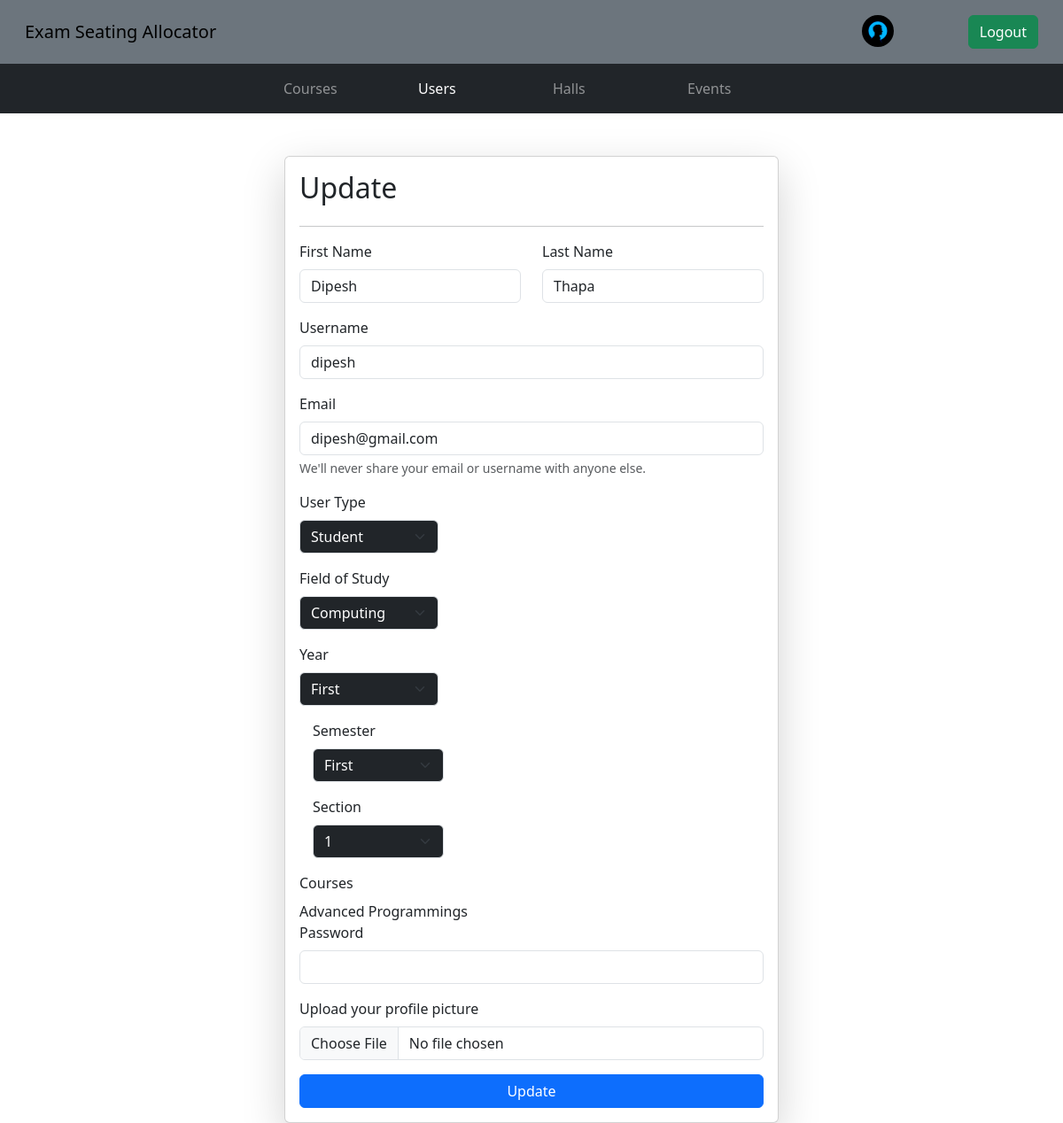
The app's page /update_user/30 (signed in), older data.
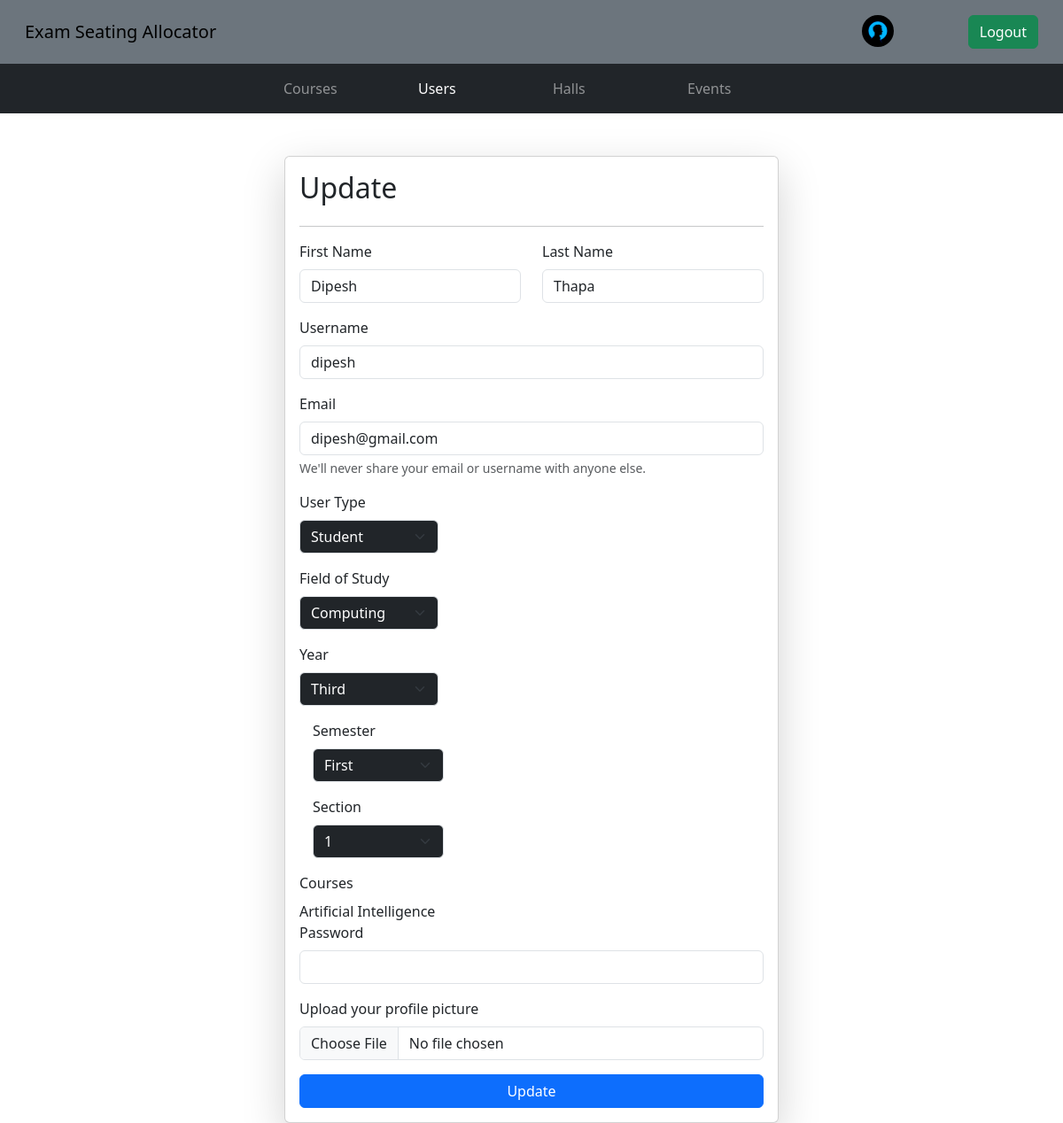
The same page, newer data.
### api/models.py (models this page shows)
class User(AbstractUser):
    user_type = models.CharField(max_length=20, choices=USER_TYPES)
    user_image = models.ImageField(
        upload_to="Users",
    )
    groups = models.ManyToManyField(Group, related_name="api_users")
    user_permissions = models.ManyToManyField(Permission, related_name="api_users")

class Student(models.Model):
    user = models.OneToOneField(User, on_delete=models.CASCADE)
    fieldofstudy = models.CharField(
        max_length=20, choices=FIELDOFSTUDY, default="computing"
    )
    year = models.CharField(max_length=20, choices=YEAR, default="first")
    semester = models.CharField(max_length=20, choices=SEMESTER, default="first")
    courses = models.ManyToManyField(Course, related_name="students")
    section = models.CharField(max_length=20, blank=True)

class Course(models.Model):
    name = models.CharField(max_length=100)
    fieldofstudy = models.CharField(
        max_length=20, choices=FIELDOFSTUDY, default="computing"
    )
    year = models.CharField(max_length=20, choices=YEAR, default="first")
    semester = models.CharField(max_length=20, choices=SEMESTER, default="first")

### api/views.py (the view, shortened to what this page needs)
# urls.py: path("update_user/<id>", update_user, name="update_user"),
@login_required(login_url="login_page")
@user_passes_test(is_admin, login_url="login_page")
def update_user(request, id):
    userdetails = User.objects.get(id=id)
    allCourses = Course.objects.all()
    if userdetails.user_type == "student":
        studentdetails = Student.objects.get(user=userdetails)
        courses = studentdetails.courses.all()
        students = Student.objects.filter(
            fieldofstudy=studentdetails.fieldofstudy,
            year=studentdetails.year,
            semester=studentdetails.semester,
        )
        sections = students.values("section").distinct()
        sections = sections.exclude(section=studentdetails.section)
    else:
        studentdetails = None
        courses = None
        sections = None
    context = {
        "homeurl": "admin_home",
        "page_url": "user",
        "userdetails": userdetails,
        "studentdetails": studentdetails,
        "studentcourses": courses,
        "allCourses": allCourses,
        "sections": sections,
        "style": "updateuser",
        "jslink": "updateuser",
    }
    return render(request, "adminUpdataUsers.html", context)

### api/views.py (called while the page is built)
def is_admin(user):
    return user.groups.filter(name="RTEs").exists()

### api/templates/adminUpdataUsers.html (shortened to what this page needs)
{%extends "base.html"%} {%block start%}
<div class="container mt-5">
  <form
    class="col-6 mx-auto card p-3 shadow-lg"
    method="post"
    enctype="multipart/form-data"
  >
    <h2>Update</h2>
    <hr />
    <div class="row">
      <div class="col-md-6 mb-3">
        <label for="InputFirstName" class="form-label">First Name</label>
        <input
          type="text"
          class="form-control"
          id="InputFirstName"
          name="firstname"
          value="{{ userdetails.first_name }}"
        />
      </div>
      <div class="col-md-6 mb-3">
        <label for="InputLastName" class="form-label">Last Name</label>
        <input
          type="text"
          class="form-control"
          id="InputLastName"
          name="lastname"
          value="{{ userdetails.last_name }}"
        />
      </div>
    </div>
    <div class="mb-3">
      <label for="InputUsername" class="form-label">Username</label>
      <input
        type="text"
        class="form-control"
        id="InputUsername"
        name="username"
        value="{{ userdetails.username }}"
      />
    </div>
    <div class="mb-3">
      <label for="InputEmail" class="form-label">Email</label>
      <input
        type="email"
        class="form-control"
        id="InputEmail"
        name="email"
        value="{{ userdetails.email }}"
      />
      <div id="emailHelp" class="form-text">
        We'll never share your email or username with anyone else.
      </div>
    </div>
    <div class="row">
      <div class="col-" style="display: block">
        <label for="userType" class="form-label">User Type</label>
        <select
          name="user_type"
          id="userType"
          class="form-select bg-dark text-white mb-3"
          aria-label="Student"
          style="width: 30%"
        >
          <option selected value="{{userdetails.user_type}}">
            {{userdetails.user_type| capfirst}}
          </option>
        </select>
      </div>
      {%if studentdetails is not None%}
      <div class="col- student-options">
        <div class="col-">
          <label for="fieldofstudy" class="form-label">Field of Study</label>
          <select
            name="fieldofstudy"
            id="fieldofstudy"
            class="form-select bg-dark text-white mb-3"
            aria-label="Student"
            style="width: 30%"
          >
            <option selected value="{{studentdetails.fieldofstudy}}">
              {{studentdetails.fieldofstudy| capfirst}}
            </option>
          </select>
        </div>
        <div class="col-">
          <label for="year" class="form-label">Year</label>
          <select
            name="year"
            id="year"
            class="form-select bg-dark text-white mb-3"
            aria-label="Student"
            style="width: 30%"
          >
            <option selected value="{{studentdetails.year}}">
              {{studentdetails.year| capfirst}}
            </option>
          </select>
        </div>
        <div class="col">
          <label for="semester" class="form-label">Semester</label>
          <select
            name="semester"
            id="semester"
            class="form-select bg-dark text-white mb-3"
            aria-label="Student"
            style="width: 30%"
          >
            <option selected value="{{studentdetails.semester}}">
              {{studentdetails.semester| capfirst}}
            </option>
          </select>
        </div>
        <div class="col section-options">
          <label for="section" class="form-label">Section</label>
          <select
            name="section"
            id="section"
            class="form-select bg-dark text-white mb-3"
            aria-label="Student"
            style="width: 30%"
          >
            <option selected value="{{studentdetails.section}}">
              {{studentdetails.section| capfirst}}
            </option>
          </select>
        </div>
        <label for="studentCourses" class="form-label">Courses</label>
        <div class="checkbox-group">
          {% for eachcourse in studentcourses %}
          {{ eachcourse.name }} <br />
          {% endfor %}
        </div>
      </div>
      {% endif %}
    </div>
    <div class="mb-3">
      <label for="exampleInputPassword1" class="form-label">Password</label>
      <input
        type="password"
        name="password"
        class="form-control"
        id="exampleInputPassword1"
      />
    </div>
    <div class="mb-3">
      <label for="exampleInputPassword1" class="form-label">
        Upload your profile picture
      </label>
      <input name="user_image" type="file" class="form-control" />
    </div>
    <button type="submit" class="btn btn-primary">Update</button>
  </form>
</div>
{%endblock%}

### api/templates/base.html (shortened to what this page needs)
<!DOCTYPE html>
<html>
  <head>
    {% load static %}
    <link
      rel="stylesheet"
      type="text/css"
      href="{% static 'myapp/Styles/base' %}.css"
    />
    <link rel="stylesheet" href="https://maxcdn.bootstrapcdn.com/bootstrap/4.5.2/css/bootstrap.min.css">
    <link
      href="https://cdn.jsdelivr.net/npm/bootstrap@5.3.1/dist/css/bootstrap.min.css"
      rel="stylesheet"
    />
    {% if style %}
    <link
      rel="stylesheet"
      type="text/css"
      href="{% static 'myapp/Styles/'|add:style %}.css"
    />
    {% endif %}
  </head>
  <body>
    <nav class="navbar dark p-3 bg-secondary shadow-lg">
      <div class="container-fluid">
        <a href="{% if homeurl == "login_page" %} /
        {%else%}
        /{{homeurl}}/
        {%endif%}" class="navbar-brand">Exam Seating Allocator</a>
        <form class="d-flex" role="search">
          {%if request.user.is_authenticated%}
            {%if user.user_type == "admin"%}
              <a class="nav-link" href="/admin_view_profile/" >
                  <img src="/media/{{user.user_image}}" alt="Profile Picture" class = "navProfile" >
              </a>
            {%endif%}
          <a href="/logout/" class="btn btn-success" type="submit">Logout</a>
          {%endif%}
        </form>
      </div>
    </nav>
    {% if homeurl == "admin_home" %}
    <nav class="navbar navbar-expand-md navbar-dark bg-dark">
        <div class="container">
          <div class="collapse navbar-collapse" id="navbarNavDropdown">
            <ul class="navbar-nav mx-auto">
              <li class="nav-item">
                <a class="nav-link mx-3 {%if page_url%}{%if page_url == "course"%}active{%endif%}{%endif%}" aria-current="page" href="/register_course/">Courses</a>
              </li>
              <li class="nav-item">
                <a class="nav-link mx-3 {%if page_url%}{%if page_url == "user"%}active{%endif%}{%endif%}" href="/register/">Users</a>
              </li>
              <li class="nav-item">
                <a class="nav-link mx-3 {%if page_url%}{%if page_url == "hall"%}active{%endif%}{%endif%}" href="/register_hall/">Halls</a>
              </li>
              <li class="nav-item">
                <a class="nav-link mx-3 {%if page_url%}{%if page_url == "event"%}active{%endif%}{%endif%}" href="#">Events</a>
              </li>
            </ul>
          </div>
        </div>
      </nav>
      {%endif%}
    {% block start %} {% endblock %}
  </body>
</html>

### static/myapp/Styles/base.css (style rules this page uses)
.navProfile { width: 36px; height: 36px; object-fit: cover; border-radius: 50%; margin-right: 20px; }
@media screen and (min-width: 777px) { .nav-link { padding: 18px 0; min-width: 120px; } }
@media screen and (min-width: 777px) { .navbar { padding: 0; } }

### static/myapp/Styles/updateuser.css (style rules this page uses)
.student-options { display: none; }
.section-options { display: block; }

Row changes from the older to the newer data that the page shows:
no longer on this page (row unchanged): Course: name "Advanced Programmings"
changed Student "Computing": year "First" → "Third"
now on this page (row unchanged): Course: name "Artificial Intelligence"
